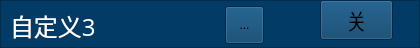
      <widget class="QFrame" name="frame_40">
       <property name="geometry">
        <rect>
         <x>440</x>
         <y>382</y>
         <width>420</width>
         <height>48</height>
        </rect>
       </property>
       <property name="styleSheet">
        <string notr="true">background-color: rgb(2, 59, 101);</string>
       </property>
       <property name="frameShape">
        <enum>QFrame::StyledPanel</enum>
       </property>
       <property name="frameShadow">
        <enum>QFrame::Raised</enum>
       </property>
       <widget class="QLabel" name="label_111">
        <property name="geometry">
         <rect>
          <x>10</x>
          <y>10</y>
          <width>221</width>
          <height>31</height>
         </rect>
        </property>
        <property name="font">
         <font>
          <family>微软雅黑</family>
          <pointsize>18</pointsize>
         </font>
        </property>
        <property name="styleSheet">
         <string notr="true">color: rgb(255, 255, 255);</string>
        </property>
        <property name="text">
         <string>自定义3</string>
        </property>
       </widget>
       <widget class="QToolButton" name="toolButton_seldefine3">
        <property name="geometry">
         <rect>
          <x>225</x>
          <y>6</y>
          <width>39</width>
          <height>38</height>
         </rect>
        </property>
        <property name="text">
         <string>...</string>
        </property>
        <property name="icon">
         <iconset>
          <normaloff>gct_ied_green.png</normaloff>gct_ied_green.png</iconset>
        </property>
        <property name="iconSize">
         <size>
          <width>32</width>
          <height>32</height>
         </size>
        </property>
       </widget>
       <widget class="QToolButton" name="toolButton_seldefine3chain">
        <property name="geometry">
         <rect>
          <x>320</x>
          <y>0</y>
          <width>73</width>
          <height>40</height>
         </rect>
        </property>
        <property name="font">
         <font>
          <family>微软雅黑</family>
          <pointsize>16</pointsize>
         </font>
        </property>
        <property name="text">
         <string>关</string>
        </property>
        <property name="icon">
         <iconset>
          <normaloff>yb_on.png</normaloff>yb_on.png</iconset>
        </property>
        <property name="iconSize">
         <size>
          <width>66</width>
          <height>48</height>
         </size>
        </property>
       </widget>
      </widget>
